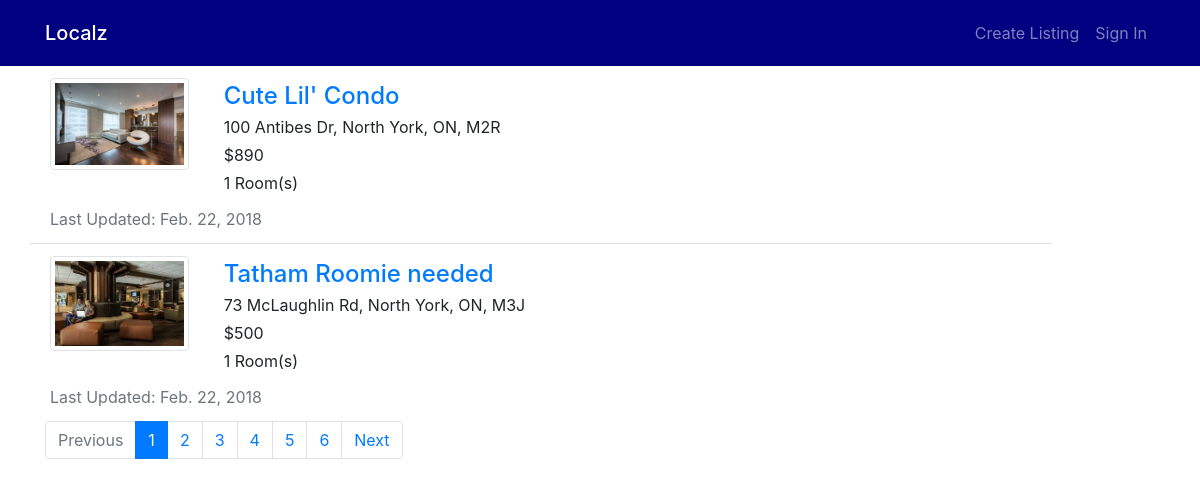
The page /browse/ on the database its author committed.
### home/models.py (models this page shows, shortened)
class Room(models.Model):
    host_name = models.CharField(max_length=50)
    address = models.CharField(max_length=100)
    nearby_college = models.CharField(max_length=100 ,default="")
    property_name = models.CharField(max_length=30, default="")
    description = models.TextField(default="", blank=True)
    cost = models.PositiveIntegerField(default=0)
    visits = models.PositiveIntegerField(default=0)
    property_type_options = (('a', 'apartment'),
                                ('c', 'condo'),
                                ('t', 'townhouse'),
                                ('h', 'house'))
    property_type = models.CharField(choices=property_type_options, max_length=10)
    number_of_rooms = models.PositiveSmallIntegerField()
    garages = models.PositiveSmallIntegerField()
    creator_id = models.PositiveIntegerField()
    creator_email = models.CharField(max_length=50)
    creator_phone = models.CharField(max_length=10, default="", blank=True)
    creator_gender = models.CharField(max_length=10)
    creator_major = models.CharField(max_length=20)
    creator_year = models.PositiveSmallIntegerField()
    last_updated = models.DateTimeField(auto_now_add=True)

class RoomImage(models.Model):
    room = models.ForeignKey(Room, on_delete=models.CASCADE)
    image = models.ImageField()

### home/views.py (the view)
# urls.py: path('browse/', views.browse_rooms, name='browse'),
def browse_rooms(request):
    rooms_list = Room.objects.all()
    paginator = Paginator(rooms_list, 2)
    page = request.GET.get('page')
    try:
        rooms = paginator.page(page)
    except PageNotAnInteger:
        rooms = paginator.page(1)
    except EmptyPage:
        page = paginator.page(paginator.num_pages)
    return render(request, 'home/browse.html', {'page': page, 'rooms': rooms})

### home/templates/home/browse.html (shortened to what this page needs)
{% extends 'home/base.html'%}
{% block body %}
<div class="row">
    <div class="list-group list-group-flush">
    {% for room in rooms %}
    <div class="list-group-item">
        <div class="row">
          <div class="col-12 col-md-2">
            <a href="{% url 'detail' room.id %}">
                <div class="img-thumbnail">
                    <img src="{{ room.roomimage_set.all.0.image.url }}" alt="pic" >
                </div>
            </a>
          </div>
          <div class="pl-3 col-12 col-md-10">
                <a href="{% url 'detail' room.id %}"><h4 class="card-title m-1" >{{ room.property_name }}</h4></a>
                <p class="m-1">{{room.address}}</p>
                <p class="m-1">${{ room.cost}}</p>
                <p class="m-1">{{ room.number_of_rooms}} Room(s)</p>
          </div>
        </div>
        <p class="text-muted m-0 pt-2">Last Updated: {{room.last_updated.date}}</p>
      </div>
      {% endfor %}
    </div>
  </div>
  <div class="row" id="pagination-navbar">
    {% if rooms.has_other_pages %}
    <nav class="align-bottom" aria-label="...">
        <ul class="pagination">
            {% if rooms.has_previous %}
                <li class="page-item"><a class="page-link" href="?page={{ rooms.previous_page_number }}">Previous</a></li>
            {% else %}
                <li class="page-item disabled"><a class="page-link" href="#">Previous</a></li>
            {% endif %}
            {% for i in rooms.paginator.page_range %}
                {% if rooms.number == i %}
                    <li class="page-item active"><a class="page-link" href="#">{{ i }}</a></li>
                {% else %}
                    <li class="page-item"><a class="page-link" href="?page={{ i }}">{{ i }}</a></li>
                {% endif %}
            {% endfor %}
            {% if rooms.has_next %}
                <li class="page-item"><a class="page-link" href="?page={{ rooms.next_page_number }}">Next</a></li>
            {% else %}
                <li class="page-item disabled"><a class="page-link" href="#">Next</a></li>
            {% endif %}
        </ul>
    </nav>
    {% endif %}
  </div>
{% endblock %}

### home/static/home/css/home.css (style rules this page uses)
img { width: 100%; }
#pagination-navbar { padding-left: 15px; }

### rows shown on the page
Room: roomimage_set.all.0.image (picture), property_name "Cute Lil' Condo", address "100 Antibes Dr, North York, ON, M2R", cost "890", number_of_rooms "1", last_updated "Feb. 22, 2018"
Room: roomimage_set.all.0.image (picture), property_name "Tatham Roomie needed", address "73 McLaughlin Rd, North York, ON, M3J", cost "500", number_of_rooms "1", last_updated "Feb. 22, 2018"

### other values the page prints
{{ i }} "1"
{{ i }} "2" "3" "4" "5" "6"
